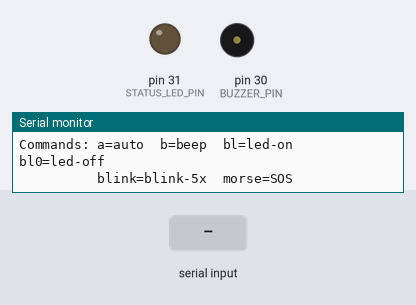
Recording of a sketch running on a simulated Arduino Mega 2560, built with avr-gcc and run on an emulated ATmega2560. Shown: output pins drawn as LEDs (lit = HIGH), buzzer (waves = sounding, pin HIGH), the last lines printed to the serial monitor. The inputs (shaded band) are chosen by the test bench.

Above: at 2.1 s.
2.2 s: "morse\n" received over Serial
At 2.96 s:
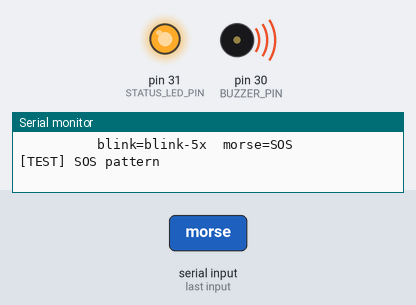
5.2 s: "b\n" received over Serial
At 5.26 s:
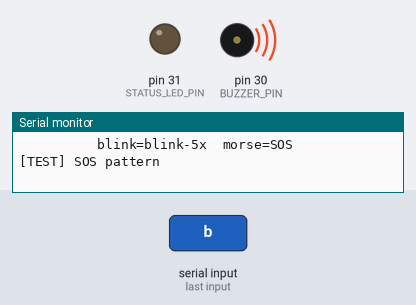
6.8 s: "bl\n" received over Serial
At 7.1 s:
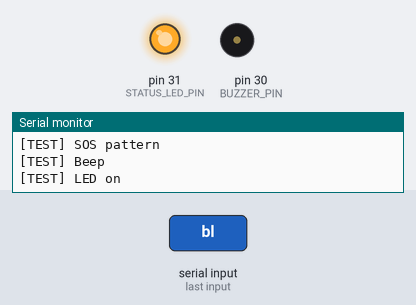
Timing chart, 0 to 9.8 s (numbered marks = the images above; inputs shaded):
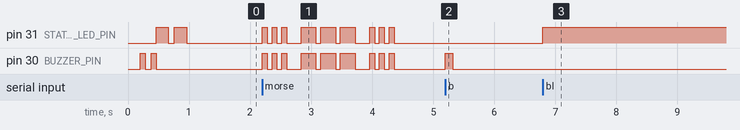

Measured:
- after the input at 5.2 s, pin 30 (BUZZER_PIN): LOW → HIGH at once, → LOW 0.12 s later
- after the input at 6.8 s, pin 31 (STATUS_LED_PIN): LOW → HIGH at once

The sketch:

buzzer_led_tst.ino
```cpp
// buzzer_led_tst.ino — Standalone buzzer and status LED test for Mega 2560.
// Purpose: verify wiring and active-high drive of the buzzer (pin 30) and
//          the status LED (pin 31) with no motor or UART dependency.
//
// Usage: open Serial Monitor at 115200.
//        The sketch runs a short boot sequence then waits for commands.
//
// Serial commands:
//   b      — single short beep
//   bl     — LED on
//   bl0    — LED off
//   blink  — blink LED 5 times
//   morse  — beep LED + buzzer in SOS pattern (--- ··· ---)
//   a      — auto-sequence: cycles through every pattern once

// ── Pin definitions (matches mega.ino / copilot-instructions.md) ─────────────
constexpr uint8_t BUZZER_PIN     = 30;
constexpr uint8_t STATUS_LED_PIN = 31;

// ── Primitive helpers ─────────────────────────────────────────────────────────

void beep(uint16_t ms) {
    digitalWrite(BUZZER_PIN, HIGH);
    delay(ms);
    digitalWrite(BUZZER_PIN, LOW);
}

void ledOn()  { digitalWrite(STATUS_LED_PIN, HIGH); }
void ledOff() { digitalWrite(STATUS_LED_PIN, LOW);  }

void blinkLed(uint8_t times, uint16_t onMs = 150, uint16_t offMs = 150) {
    for (uint8_t i = 0; i < times; ++i) {
        ledOn();
        delay(onMs);
        ledOff();
        if (i < times - 1) { delay(offMs); }
    }
}

// SOS in Morse code: · · ·  — — —  · · ·
// dot = 80 ms, dash = 240 ms, between symbols = 80 ms, between letters = 240 ms
void sos() {
    Serial.println("[TEST] SOS pattern");
    // S: · · ·
    for (uint8_t i = 0; i < 3; ++i) {
        ledOn(); beep(80); ledOff(); delay(80);
    }
    delay(160);
    // O: — — —
    for (uint8_t i = 0; i < 3; ++i) {
        ledOn(); beep(240); ledOff(); delay(80);
    }
    delay(160);
    // S: · · ·
    for (uint8_t i = 0; i < 3; ++i) {
        ledOn(); beep(80); ledOff(); delay(80);
    }
}

// ── Auto-sequence ─────────────────────────────────────────────────────────────

void autoSequence() {
    Serial.println("[AUTO] Single beep");
    beep(120);
    delay(400);

    Serial.println("[AUTO] LED on 500 ms");
    ledOn();
    delay(500);
    ledOff();
    delay(200);

    Serial.println("[AUTO] Blink 5×");
    blinkLed(5);
    delay(300);

    Serial.println("[AUTO] Double beep");
    beep(80); delay(100); beep(80);
    delay(400);

    Serial.println("[AUTO] Long beep 600 ms");
    beep(600);
    delay(400);

    sos();
    delay(500);

    Serial.println("[AUTO] Done.");
}

// ── Command parser ────────────────────────────────────────────────────────────

String cmdBuf;

void handleCommand(const String& cmd) {
    if (cmd == "b") {
        beep(120);
        Serial.println("[TEST] Beep");
    } else if (cmd == "bl") {
        ledOn();
        Serial.println("[TEST] LED on");
    } else if (cmd == "bl0") {
        ledOff();
        Serial.println("[TEST] LED off");
    } else if (cmd == "blink") {
        blinkLed(5);
        Serial.println("[TEST] Blink x5 done");
    } else if (cmd == "morse") {
        sos();
    } else if (cmd == "a") {
        autoSequence();
    } else {
        Serial.print("[TEST] Unknown command: ");
        Serial.println(cmd);
    }
}

void readSerial() {
    while (Serial.available() > 0) {
        const char c = static_cast<char>(Serial.read());
        if (c == '\r') { continue; }
        if (c == '\n') {
            if (cmdBuf.length() > 0) {
                handleCommand(cmdBuf);
                cmdBuf = "";
            }
            return;
        }
        if (cmdBuf.length() < 16) { cmdBuf += c; }
    }
}

// ── Arduino entry points ──────────────────────────────────────────────────────

void setup() {
    Serial.begin(115200);

    pinMode(BUZZER_PIN,     OUTPUT);
    pinMode(STATUS_LED_PIN, OUTPUT);
    digitalWrite(BUZZER_PIN,     LOW);
    digitalWrite(STATUS_LED_PIN, LOW);

    // Boot confirmation sequence: two short beeps + LED flash
    delay(200);
    beep(80); delay(100); beep(80);
    blinkLed(2, 200, 100);

    Serial.println();
    Serial.println("=== Buzzer + LED Test ===");
    Serial.println("Commands: a=auto  b=beep  bl=led-on  bl0=led-off");
    Serial.println("          blink=blink-5x  morse=SOS");
}

void loop() {
    readSerial();
}
```
